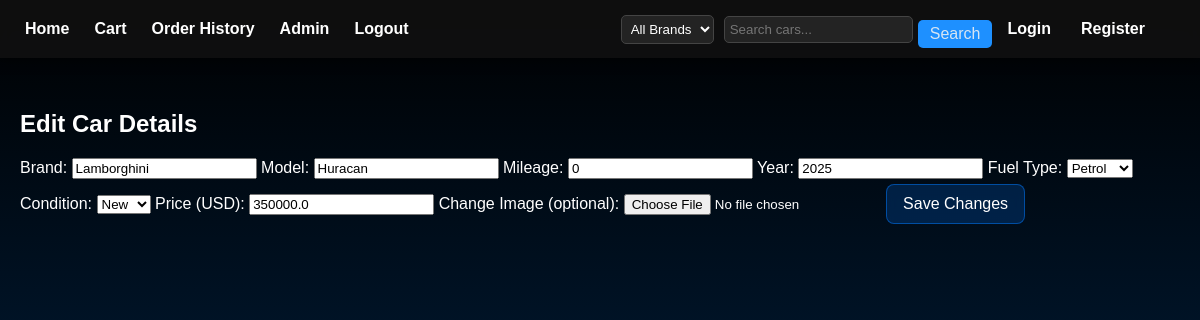
The app's page /edit/7 (signed in) with its own data.
### models.py (models this page shows)
class Car(db.Model):
    id = db.Column(db.Integer, primary_key=True)
    model = db.Column(db.String(100), nullable=False)
    mileage = db.Column(db.Integer, nullable=False)
    year = db.Column(db.Integer, nullable=False)
    brand = db.Column(db.String(50), nullable=False)
    condition = db.Column(db.String(50), nullable=False)
    image = db.Column(db.String(100), nullable=True)
    price = db.Column(db.Float, nullable=False)
    seller_id = db.Column(db.Integer, db.ForeignKey('user.id'))
    seller = db.relationship('User', back_populates='listed_cars')

### app.py (the view, shortened to what this page needs)
@app.route('/edit/<int:car_id>', methods=['GET', 'POST'])
def edit_car(car_id):
    if 'admin_logged_in' not in session:
        return redirect(url_for('admin_login'))
    car = Car.query.get_or_404(car_id)
    return render_template('edit_car.html', car=car)

### app.py (called while the page is built)
@app.context_processor
def inject_user():
    if 'user_id' in session:
        user = User.query.get(session['user_id'])
        return dict(current_user=user)
    return dict(current_user=None)

### templates/edit_car.html (shortened to what this page needs)
{% extends "layout.html" %}
{% block content %}
<h2>Edit Car Details</h2>
<form action="{{ url_for('edit_car', car_id=car.id) }}" method="POST" enctype="multipart/form-data" class="car-form">
    <label>Brand:</label>
    <input type="text" name="brand" value="{{ car.brand }}" required>
    <label>Model:</label>
    <input type="text" name="model" value="{{ car.model }}" required>
    <label>Mileage:</label>
    <input type="text" name="mileage" value="{{ car.mileage }}" required>
    <label>Year:</label>
    <input type="number" name="year" value="{{ car.year }}" required>
    <label>Fuel Type:</label>
    <select name="fuel" required>
        <option value="Petrol" {% if car.fuel == 'Petrol' %}selected{% endif %}>Petrol</option>
    </select>
    <label>Condition:</label>
    <select name="condition" required>
        <option value="New" {% if car.condition == 'New' %}selected{% endif %}>New</option>
    </select>
    <label>Price (USD):</label>
    <input type="number" name="price" step="0.01" value="{{ car.price }}" required>
    <label>Change Image (optional):</label>
    <input type="file" name="image" accept="image/*">
    <button type="submit" class="cart-btn">Save Changes</button>
</form>
{% endblock %}

### static/style.css (style rules this page uses)
body { margin: 0; padding: 0; font-family: 'Segoe UI', sans-serif; background: linear-gradient(to right, #000000, #003366); color: white; }
.cart-btn, .checkout-btn, .delete-btn, .form button, .filter-form button { display: inline-block; margin-top: 10px; background-color: #0066cc; color: white; padding: 10px 15px; border: none; border-radius: 10px; text-decoration: none; transition: background-color 0.3s ease; }
body { margin: 0; font-family: 'Segoe UI', Tahoma, Geneva, Verdana, sans-serif; background: linear-gradient(to bottom, #000000, #003366); color: white; min-height: 100vh; }
.cart-btn { display: inline-block; padding: 10px 20px; background-color: #8fcc00; color: white; border: none; border-radius: 8px; text-decoration: none; transition: background 0.3s ease; margin: 5px; }
button { background-color: #007BFF; color: white; border: none; padding: 10px 20px; margin-top: 10px; border-radius: 6px; cursor: pointer; font-size: 16px; transition: background-color 0.3s ease; }
input[type="file"] { margin-top: 10px; }
button, input[type="submit"], .cart-item-actions button, .cart-total button, a.button-link { background: rgba(0, 123, 255, 0.2); color: white; border: 1px solid rgba(0, 123, 255, 0.5); border-radius: 8px; padding: 8px 14px; cursor: pointer; transition: all 0.3s ease; backdrop-filter: blur(6px); -webkit-backdrop-filter: blur(6px); font-weight: 500; }
button, input[type="submit"], .cart-btn, .checkout-btn, .delete-btn, .custom-btn, .filter-form button, .cart-item-actions button, .cart-total button, a.button-link { background: rgba(0, 123, 255, 0.2); color: white; border: 1px solid rgba(0, 123, 255, 0.5); border-radius: 8px; padding: 10px 16px; cursor: pointer; text-decoration: none; transition: all 0.3s ease; backdrop-filter: blur(6px); -webkit-backdrop-filter: blur(6px); font-weight: 500; display: inline-block; }

### templates/layout.html (style rules this page uses)
body { margin: 0; padding-top: 70px; background-color: #000; color: white; font-family: Arial, sans-serif; }

### records on screen
Car: brand "Lamborghini", model "Huracan", mileage "0", year "2025", condition "New", price "350000.0"
